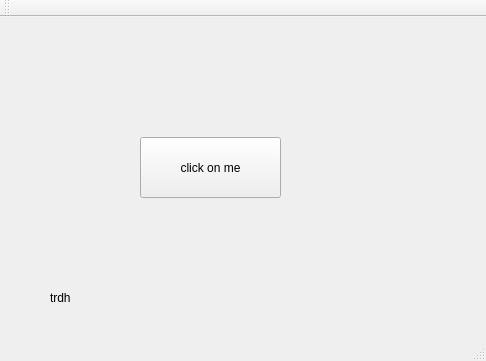
<?xml version="1.0" encoding="UTF-8"?>
<ui version="4.0">
 <class>MainWindow</class>
 <widget class="QMainWindow" name="MainWindow">
  <property name="geometry">
   <rect>
    <x>0</x>
    <y>0</y>
    <width>486</width>
    <height>361</height>
   </rect>
  </property>
  <property name="windowTitle">
   <string>MainWindow</string>
  </property>
  <widget class="QWidget" name="centralwidget">
   <widget class="QLabel" name="label">
    <property name="geometry">
     <rect>
      <x>20</x>
      <y>20</y>
      <width>401</width>
      <height>261</height>
     </rect>
    </property>
    <property name="text">
     <string/>
    </property>
    <property name="pixmap">
     <pixmap>../Изображения/Обои/7mFFi12Zd0s.jpg</pixmap>
    </property>
   </widget>
   <widget class="QPushButton" name="pushButton">
    <property name="geometry">
     <rect>
      <x>140</x>
      <y>120</y>
      <width>141</width>
      <height>61</height>
     </rect>
    </property>
    <property name="text">
     <string>click on me</string>
    </property>
   </widget>
   <widget class="QLabel" name="label_2">
    <property name="geometry">
     <rect>
      <x>50</x>
      <y>250</y>
      <width>261</width>
      <height>61</height>
     </rect>
    </property>
    <property name="text">
     <string>trdh</string>
    </property>
   </widget>
  </widget>
  <widget class="QMenuBar" name="menubar">
   <property name="geometry">
    <rect>
     <x>0</x>
     <y>0</y>
     <width>486</width>
     <height>22</height>
    </rect>
   </property>
  </widget>
  <widget class="QStatusBar" name="statusbar"/>
  <widget class="QToolBar" name="toolBar">
   <property name="windowTitle">
    <string>toolBar</string>
   </property>
   <attribute name="toolBarArea">
    <enum>TopToolBarArea</enum>
   </attribute>
   <attribute name="toolBarBreak">
    <bool>false</bool>
   </attribute>
  </widget>
 </widget>
 <resources/>
 <connections/>
</ui>
